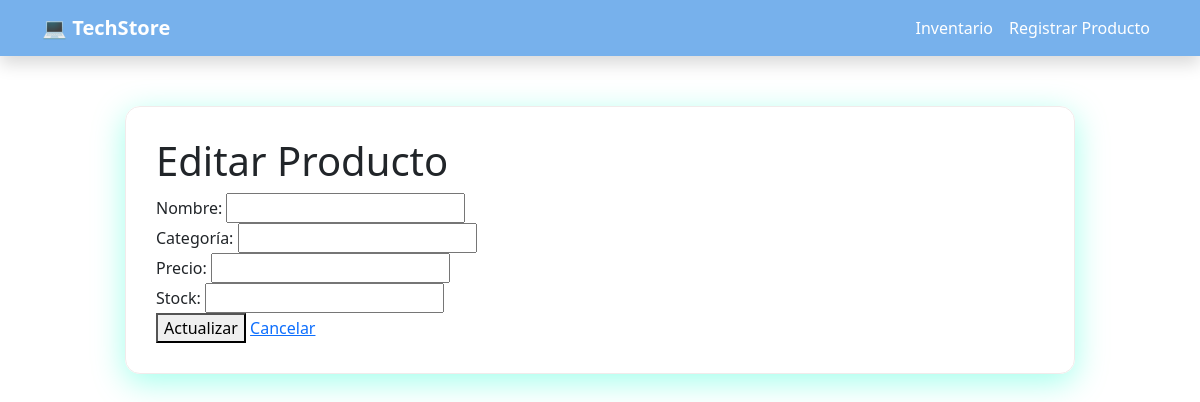
The app's page /editar/2, older data.
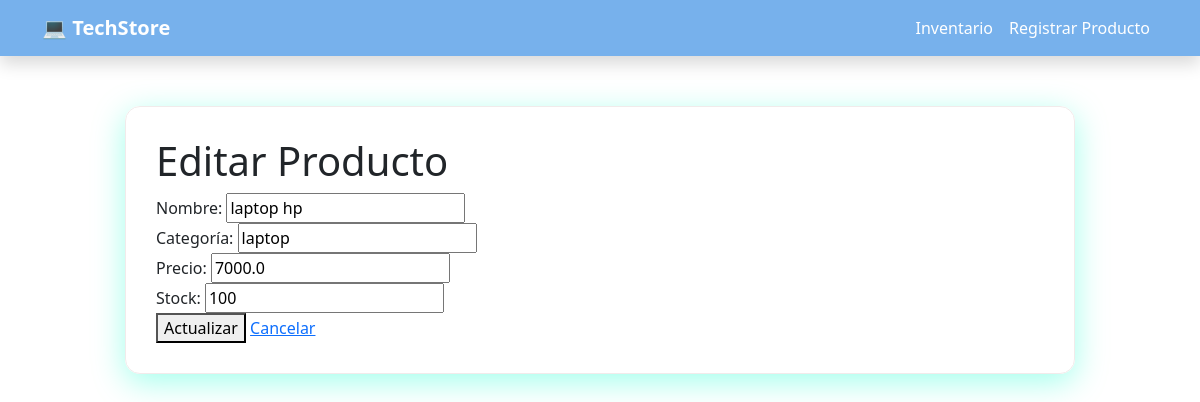
The same page, newer data.
### tables this page shows
CREATE TABLE productos (
            id INTEGER PRIMARY KEY AUTOINCREMENT,
            nombre TEXT NOT NULL,
            categoria TEXT NOT NULL,
            precio REAL NOT NULL,
            stock INTEGER NOT NULL
        );

### app.py (the view, shortened to what this page needs)
@app.route("/editar/<int:id>", methods=["GET", "POST"])
def editar(id):
    conn = sqlite3.connect("inventario.db")
    conn.row_factory = sqlite3.Row
    producto = conn.execute("SELECT * FROM productos WHERE id = ?", (id,)).fetchone()
    conn.close()
    return render_template("editar.html", producto=producto)

### templates/editar.html
{% extends 'base.html' %}
{% block content %}
<h1>Editar Producto</h1>
<form method="POST">
    <label>Nombre:</label>
    <input type="text" name="nombre" value="{{ producto['nombre'] }}" required><br>
    <label>Categoría:</label>
    <input type="text" name="categoria" value="{{ producto['categoria'] }}" required><br>
    <label>Precio:</label>
    <input type="number" step="0.01" name="precio" value="{{ producto['precio'] }}" required><br>
    <label>Stock:</label>
    <input type="number" name="stock" value="{{ producto['stock'] }}" required><br>
    <button type="submit">Actualizar</button>
    <a href="/">Cancelar</a>
</form>
{% endblock %}

Row changes from the older to the newer data that the page shows:
added productos: nombre "laptop hp", categoria "laptop", precio "7000.0", stock "100"
